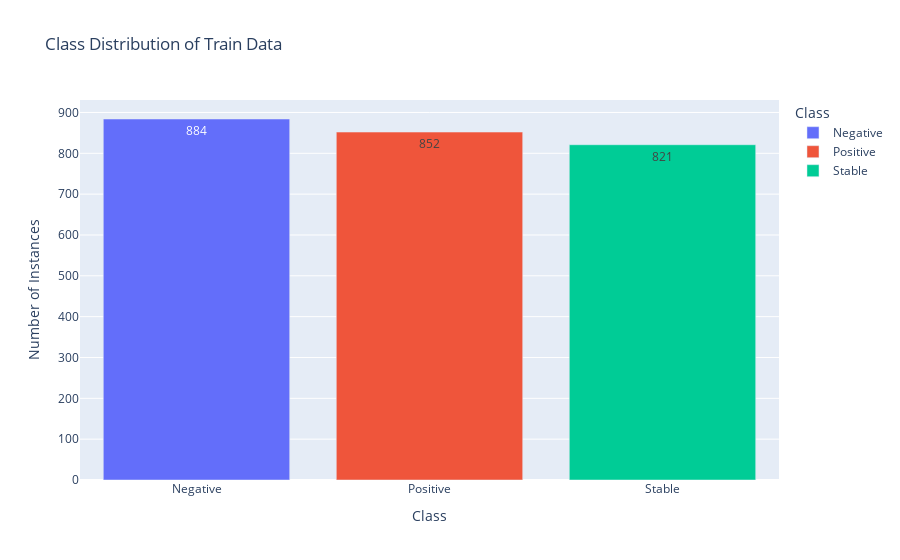

Notebook source saved alongside this figure:
### Code cell
# Get the value counts for the classes
value_counts = y_train.value_counts()

# Create a DataFrame for Plotly
value_counts_df = pd.DataFrame({'Class': value_counts.index, 'Count': value_counts.values})

# Create the bar chart using Plotly
fig = px.bar(value_counts_df, 
             x='Class', 
             y='Count', 
             title='Class Distribution of Train Data', 
             labels={'Class': 'Class', 'Count': 'Number of Instances'}, 
             color='Class',
             text='Count')

fig.show()

### Figure 1 — Plotly figure (JSON) as saved in the notebook; plotly's stock layout.template omitted (floating-point values rounded to 4 significant figures)
{"data": [{"alignmentgroup": "True", "hovertemplate": "Class=%{x}<br>Number of Instances=%{text}<extra></extra>", "legendgroup": "Negative", "marker": {"color": "#636efa", "pattern": {"shape": ""}}, "name": "Negative", "offsetgroup": "Negative", "orientation": "v", "showlegend": true, "text": [884], "textposition": "auto", "type": "bar", "x": ["Negative"], "xaxis": "x", "y": [884], "yaxis": "y"}, {"alignmentgroup": "True", "hovertemplate": "Class=%{x}<br>Number of Instances=%{text}<extra></extra>", "legendgroup": "Positive", "marker": {"color": "#EF553B", "pattern": {"shape": ""}}, "name": "Positive", "offsetgroup": "Positive", "orientation": "v", "showlegend": true, "text": [852], "textposition": "auto", "type": "bar", "x": ["Positive"], "xaxis": "x", "y": [852], "yaxis": "y"}, {"alignmentgroup": "True", "hovertemplate": "Class=%{x}<br>Number of Instances=%{text}<extra></extra>", "legendgroup": "Stable", "marker": {"color": "#00cc96", "pattern": {"shape": ""}}, "name": "Stable", "offsetgroup": "Stable", "orientation": "v", "showlegend": true, "text": [821], "textposition": "auto", "type": "bar", "x": ["Stable"], "xaxis": "x", "y": [821], "yaxis": "y"}], "layout": {"barmode": "relative", "legend": {"title": {"text": "Class"}, "tracegroupgap": 0}, "title": {"text": "Class Distribution of Train Data"}, "xaxis": {"anchor": "y", "categoryarray": ["Negative", "Positive", "Stable"], "categoryorder": "array", "domain": [0, 1], "title": {"text": "Class"}}, "yaxis": {"anchor": "x", "domain": [0, 1], "title": {"text": "Number of Instances"}}}}
